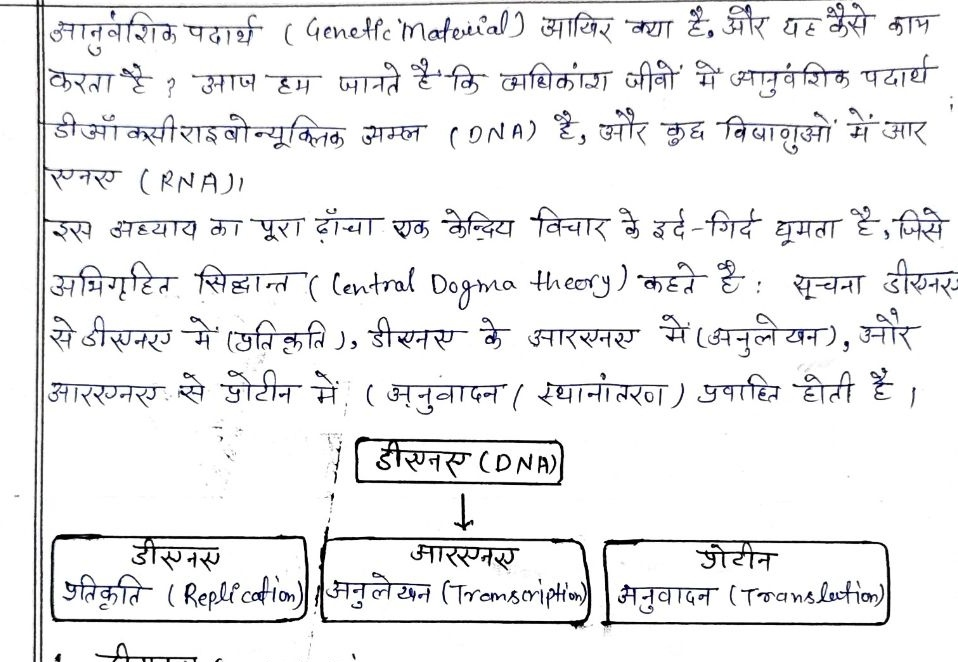
#> input picture EndScreenshot/hindi-notes-kit/GPT-Notes/Hindi Hand/hand-anchor.jpg, 958 x 662 px
$ python make_anchor.py
#> lines starting #> are read from the running program, lines starting #| are printed output that depends on the picture
#!/usr/bin/env python3
"""Build anchor-combined.png — ONE reference image that replaces TWO.

    python make_anchor.py            # writes Hindi Hand/anchor-combined.png

Why this exists (cost): every billed page call used to ship FOUR input images —
blank paper, a handwriting close-up, the page blueprint, and a whole already-drawn
page. The close-up and the already-drawn page carry OVERLAPPING information (one
says how a stroke looks, the other says how big it is and how dark the ink is), so
they are merged onto a single sheet and the call drops from four images to three.

Layout of the result (1024x1536, the same shape as a real page):

    top band   (0..616)      hand-anchor.jpg, MAGNIFIED — stroke texture
    ---- divider ----
    bottom band (616..1536)  a crop of style-anchor.png at TRUE PAGE SCALE

The bottom crop is taken at native resolution and full page width, never resized,
because that is what makes it a valid size reference: letter height relative to the
1024px page width is preserved exactly. The crop deliberately starts BELOW the
style anchor's header band so the chapter title in it can never be copied.
"""
from __future__ import annotations

from pathlib import Path

from PIL import Image, ImageDraw

HERE = Path(__file__).resolve().parent
HAND_REF = HERE / "hand-anchor.jpg"
STYLE_REF = HERE / "style-anchor.png"
OUT = HERE / "anchor-combined.png"

W, H = 1024, 1536
SPLIT = 616                 # top band height: the magnified stroke close-up
STYLE_TOP = 300             # first row of the style anchor to keep (clears the header band)
PAPER_TINT = (253, 252, 248)


def main() -> int:
    canvas = Image.new("RGB", (W, H), PAPER_TINT)
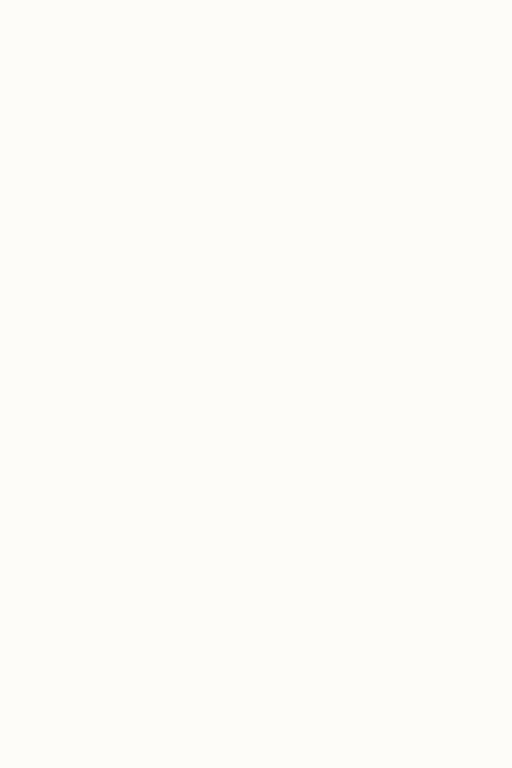
#> canvas: PIL image 1024x1536 RGB (shown at 1/2 size); mean R, G, B 253, 252, 248

    # --- top band: the stroke close-up, scaled to fit, never cropped ---------
    with Image.open(HAND_REF) as hand:
#> hand is the input picture: PIL image 958x662 RGB; mean R, G, B 237.4, 237.4, 238.2
        hand = hand.convert("RGB")
        s = min(W / hand.width, SPLIT / hand.height)
#> s = 0.931
        hw, hh = round(hand.width * s), round(hand.height * s)
#> hw = 891; hh = 616
        canvas.paste(hand.resize((hw, hh), Image.LANCZOS),
                     ((W - hw) // 2, (SPLIT - hh) // 2))
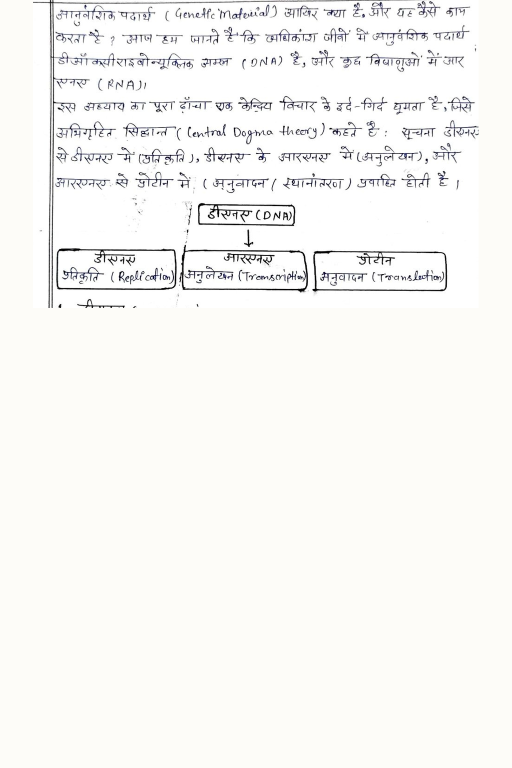
#> canvas: PIL image 1024x1536 RGB (shown at 1/2 size); mean R, G, B 247.5, 246.8, 244.5

    # --- bottom band: a true-scale crop of a finished page -------------------
    with Image.open(STYLE_REF) as style:
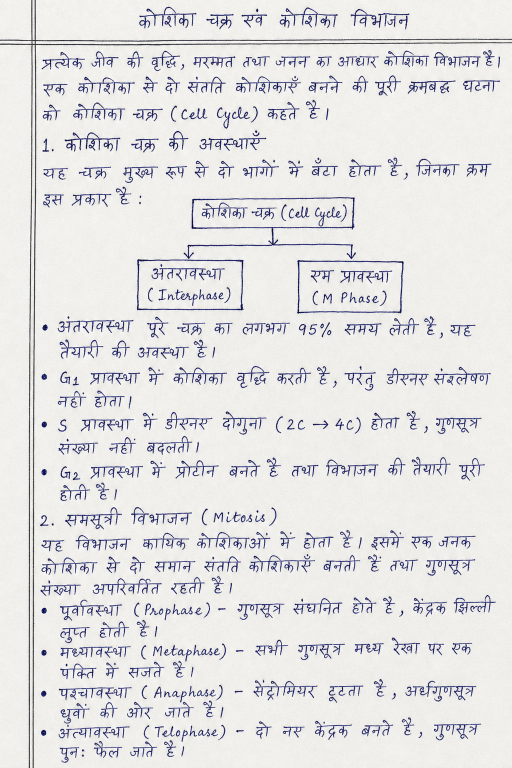
#> input picture EndScreenshot/hindi-notes-kit/GPT-Notes/Hindi Hand/style-anchor.png, 1024 x 1536 px (shown at 1/2 size)
#> style is the input picture: PIL image 1024x1536 RGB; mean R, G, B 226.2, 225.5, 225.7
        style = style.convert("RGB")
        if style.width != W:
            # only ever scale to match page WIDTH, so relative letter size survives
            s = W / style.width
            style = style.resize((W, round(style.height * s)), Image.LANCZOS)
        band = H - SPLIT
        top = min(STYLE_TOP, max(0, style.height - band))
#> top = 300
        canvas.paste(style.crop((0, top, W, min(style.height, top + band))), (0, SPLIT))
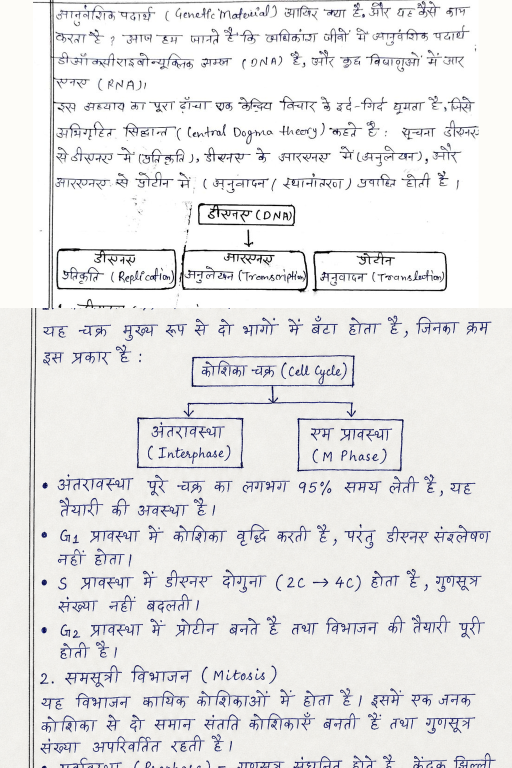
#> canvas: PIL image 1024x1536 RGB (shown at 1/2 size); mean R, G, B 231.7, 231.2, 231.4

    # --- divider: an unmistakable seam, so the two halves are never read as one page ---
    d = ImageDraw.Draw(canvas)
    d.rectangle([0, SPLIT - 6, W, SPLIT + 2], fill=(120, 120, 120))

    canvas.save(OUT, format="PNG")
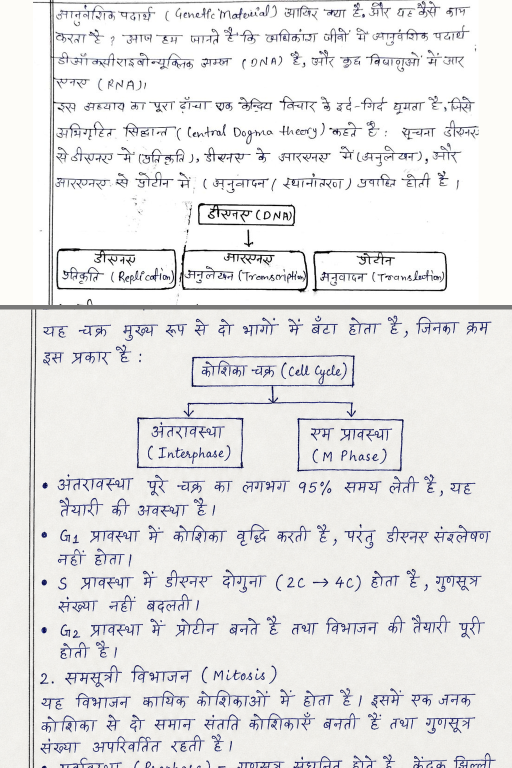
#> saved as anchor-combined.png: PIL image 1024x1536 RGB (shown at 1/2 size); mean R, G, B 231, 230.5, 230.7
    print(f"wrote {OUT.name}  {canvas.size}  {OUT.stat().st_size // 1024} KB")
#| wrote anchor-combined.png  (1024, 1536)  1842 KB
    print("  top band   : hand-anchor.jpg (magnified strokes)")
    print("  bottom band: style-anchor.png rows "
          f"{STYLE_TOP}..{STYLE_TOP + (H - SPLIT)} at true page scale")
    return 0


if __name__ == "__main__":
    raise SystemExit(main())
#> (the program exits here)
